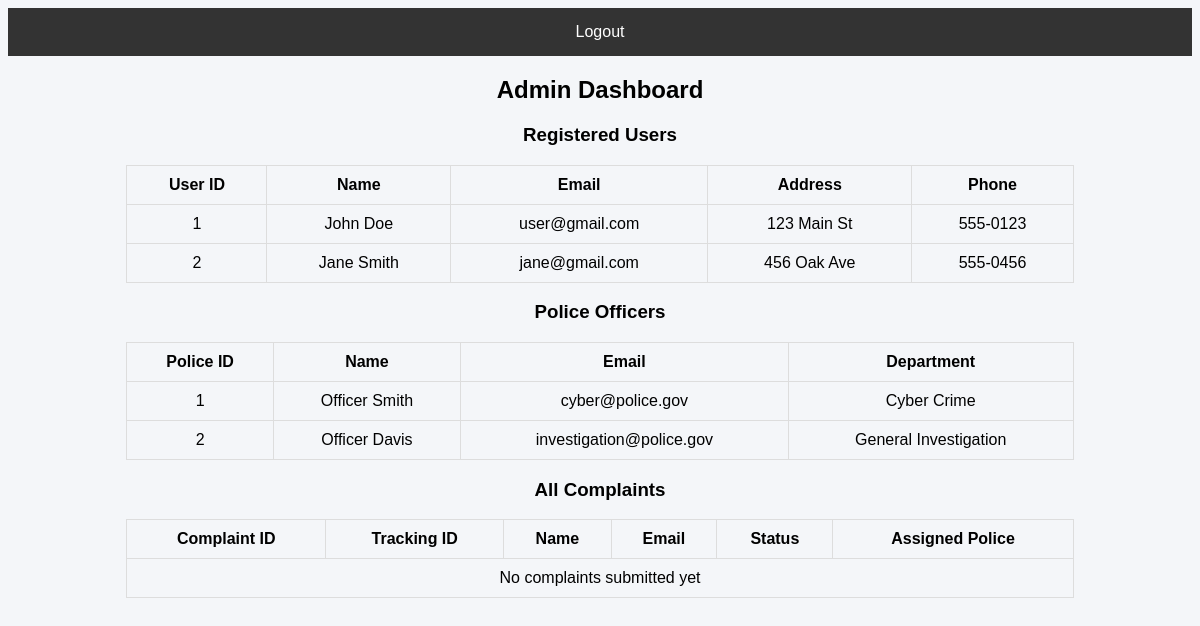
The app's page /admin_dashboard (signed in), older data.
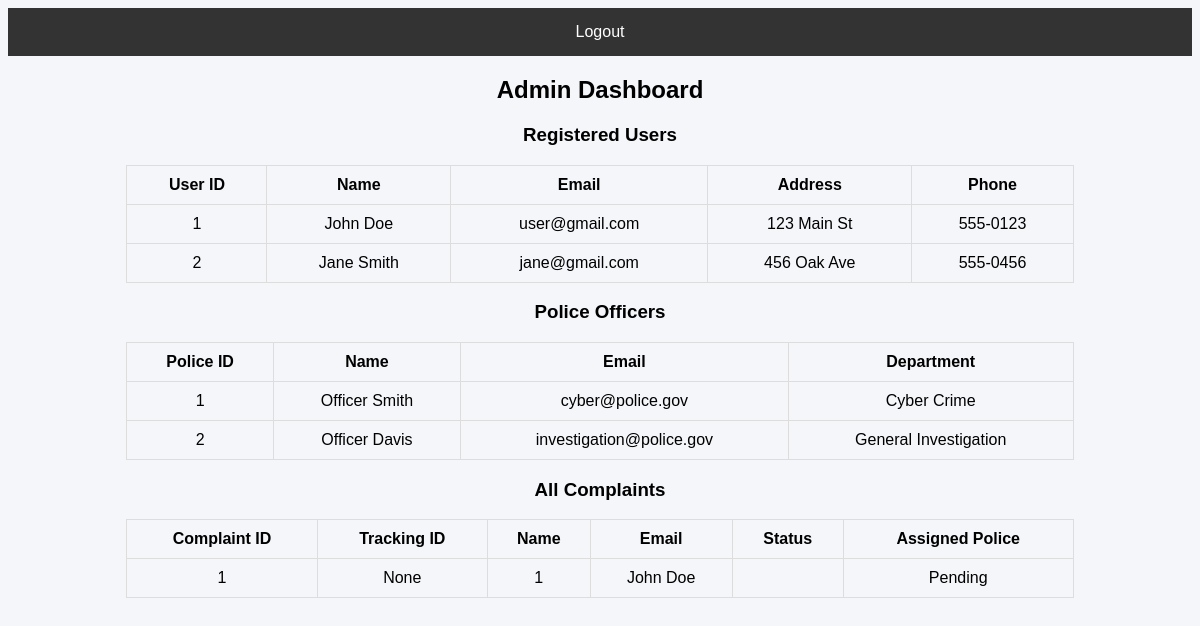
The same page, newer data.
### tables this page shows
CREATE TABLE users(
user_id INTEGER PRIMARY KEY AUTOINCREMENT,
name TEXT,
email TEXT UNIQUE,
password TEXT,
address TEXT,
phone TEXT
);

CREATE TABLE police(
police_id INTEGER PRIMARY KEY AUTOINCREMENT,
name TEXT,
email TEXT UNIQUE,
password TEXT,
department TEXT
);

CREATE TABLE complaints(
complaint_id INTEGER PRIMARY KEY AUTOINCREMENT,
user_id INTEGER,
name TEXT,
email TEXT,
phone TEXT,
description TEXT,
evidence TEXT,
status TEXT DEFAULT 'Pending',
assigned_police_id INTEGER,
tracking_id TEXT,
FOREIGN KEY (user_id) REFERENCES users(user_id),
FOREIGN KEY (assigned_police_id) REFERENCES police(police_id)
);

### app.py (the view)
@app.route("/admin_dashboard")
def admin_dashboard():
    if session.get("role") != "admin":
        return redirect("/")
    conn = get_db()
    cur = conn.cursor()
    users = cur.execute("SELECT * FROM users").fetchall()
    police = cur.execute("SELECT * FROM police").fetchall()
    complaints = cur.execute("SELECT * FROM complaints").fetchall()
    conn.close()
    return render_template("admin_dashboard.html", users=users, police=police, complaints=complaints)

### app.py (called while the page is built)
def get_db():
    return sqlite3.connect("database.db")

### templates/admin_dashboard.html (shortened to what this page needs)
<!DOCTYPE html>
<html>
<head>
<link rel="stylesheet" href="{{ url_for('static',filename='style.css') }}">
</head>
<body>
<div class="nav">
<a href="/logout">Logout</a>
</div>
<h2>Admin Dashboard</h2>
<h3>Registered Users</h3>
<table>
<tr>
<th>User ID</th>
<th>Name</th>
<th>Email</th>
<th>Address</th>
<th>Phone</th>
</tr>
{% for u in users %}
<tr>
<td>{{u[0]}}</td>
<td>{{u[1]}}</td>
<td>{{u[2]}}</td>
<td>{{u[4]}}</td>
<td>{{u[5]}}</td>
</tr>
{% endfor %}
</table>
<h3>Police Officers</h3>
<table>
<tr>
<th>Police ID</th>
<th>Name</th>
<th>Email</th>
<th>Department</th>
</tr>
{% for p in police %}
<tr>
<td>{{p[0]}}</td>
<td>{{p[1]}}</td>
<td>{{p[2]}}</td>
<td>{{p[4]}}</td>
</tr>
{% endfor %}
</table>
<h3>All Complaints</h3>
<table>
<tr>
<th>Complaint ID</th>
<th>Tracking ID</th>
<th>Name</th>
<th>Email</th>
<th>Status</th>
<th>Assigned Police</th>
</tr>
{% for c in complaints %}
<tr>
<td>{{c[0]}}</td>
<td>{{c[8]}}</td>
<td>{{c[1]}}</td>
<td>{{c[2]}}</td>
<td>{{c[6]}}</td>
<td>{{c[7] if c[7] else 'Not Assigned'}}</td>
</tr>
{% endfor %}
{% if not complaints %}
<tr>
<td colspan="6">No complaints submitted yet</td>
</tr>
{% endif %}
</table>
</body>
</html>

### static/style.css (style rules this page uses)
body { font-family: Arial; background:#f4f6f9; text-align:center; }
.nav { background:#333; padding:15px; }
.nav a { color:white; margin:10px; text-decoration:none; }
table { margin:auto; border-collapse:collapse; width:80%; }
table,th,td { border:1px solid #ddd; padding:10px; }

Row changes from the older to the newer data that the page shows:
added complaints: complaint_id "1", c "None", user "1", name "John Doe", status "Pending"
Text that changed along with them:
text no longer shown: "No complaints submitted yet"
